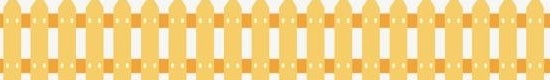
#> input picture test4/static/image/build/timg.jpeg, 550 x 80 px
$ python setalpha.py
#> lines starting #> are read from the running program, lines starting #| are printed output that depends on the picture; after the words box and inside, x2 and y2 are one past the last pixel; in counts of white or black regions, pixels touching at a corner belong together
import cv2
import numpy as np

def get_new_image(path):
#> called with path = 'timg.jpeg'
	image = cv2.imread(path)
#> image is the input picture: shape (80, 550, 3); mean B, G, R 135.3, 210.5, 244
	B,G,R = cv2.split(image)
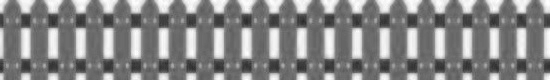
#> B: shape (80, 550); min 40, max 255, mean 135.3
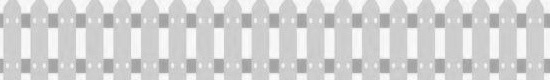
#> G: shape (80, 550); min 154, max 255, mean 210.5
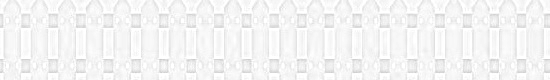
#> R: shape (80, 550); min 201, max 255, mean 244
	_,b = cv2.threshold(B,120,1,cv2.THRESH_BINARY_INV)
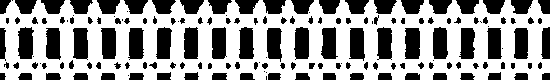
#> b: shape (80, 550); values 0 (black) and 1 (white), 61.3% white; 166 black regions (26 under 20 px), largest, box (x1, y1, x2, y2) and area: (405, 28, 420, 59) 445, (349, 28, 365, 61) 436, (18, 27, 34, 59) 432
	_,g = cv2.threshold(G,120,1,cv2.THRESH_BINARY_INV)
#> g: shape (80, 550); every value is 0
	_,r = cv2.threshold(R,120,1,cv2.THRESH_BINARY_INV)
	new_image = np.ones((B.shape),dtype=B.dtype)*255
	print(b)
#> (printed output is left out)
	B = B*b
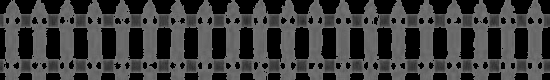
#> B: shape (80, 550); min 0, max 120, mean 61.8
	G = G*g
	R = R*r
	new_image[:,:] = 250
	new_image = new_image*b
	image = cv2.merge((B,G,R,new_image))
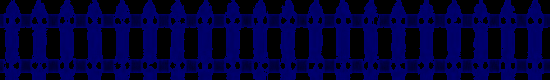
#> image: shape (80, 550, 4); mean B, G, R, A 61.8, 0, 0, 153.2
	new_path = path[:-5]+'.png'
	cv2.imwrite(new_path,image.astype('uint8'))

path_list = ["timg.jpeg"]
for path in path_list:
	get_new_image(path)
